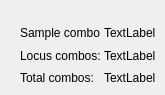
         <widget class="QWidget" name="tab_9">
          <attribute name="title">
           <string>Settings</string>
          </attribute>
          <widget class="QWidget" name="layoutWidget_46">
           <property name="geometry">
            <rect>
             <x>20</x>
             <y>25</y>
             <width>136</width>
             <height>61</height>
            </rect>
           </property>
           <layout class="QVBoxLayout" name="verticalLayout_5">
            <item>
             <layout class="QHBoxLayout" name="horizontalLayout_2">
              <item>
               <widget class="QLabel" name="label_18">
                <property name="minimumSize">
                 <size>
                  <width>80</width>
                  <height>0</height>
                 </size>
                </property>
                <property name="maximumSize">
                 <size>
                  <width>80</width>
                  <height>16777215</height>
                 </size>
                </property>
                <property name="text">
                 <string>Sample combos:</string>
                </property>
               </widget>
              </item>
              <item>
               <widget class="QLabel" name="label_25">
                <property name="text">
                 <string>TextLabel</string>
                </property>
               </widget>
              </item>
             </layout>
            </item>
            <item>
             <layout class="QHBoxLayout" name="horizontalLayout_7">
              <item>
               <widget class="QLabel" name="label_19">
                <property name="minimumSize">
                 <size>
                  <width>80</width>
                  <height>0</height>
                 </size>
                </property>
                <property name="maximumSize">
                 <size>
                  <width>80</width>
                  <height>16777215</height>
                 </size>
                </property>
                <property name="text">
                 <string>Locus combos:</string>
                </property>
               </widget>
              </item>
              <item>
               <widget class="QLabel" name="label_26">
                <property name="text">
                 <string>TextLabel</string>
                </property>
               </widget>
              </item>
             </layout>
            </item>
            <item>
             <layout class="QHBoxLayout" name="horizontalLayout_8">
              <item>
               <widget class="QLabel" name="label_20">
                <property name="minimumSize">
                 <size>
                  <width>80</width>
                  <height>0</height>
                 </size>
                </property>
                <property name="maximumSize">
                 <size>
                  <width>80</width>
                  <height>16777215</height>
                 </size>
                </property>
                <property name="text">
                 <string>Total combos:</string>
                </property>
               </widget>
              </item>
              <item>
               <widget class="QLabel" name="label_27">
                <property name="text">
                 <string>TextLabel</string>
                </property>
               </widget>
              </item>
             </layout>
            </item>
           </layout>
          </widget>
         </widget>
